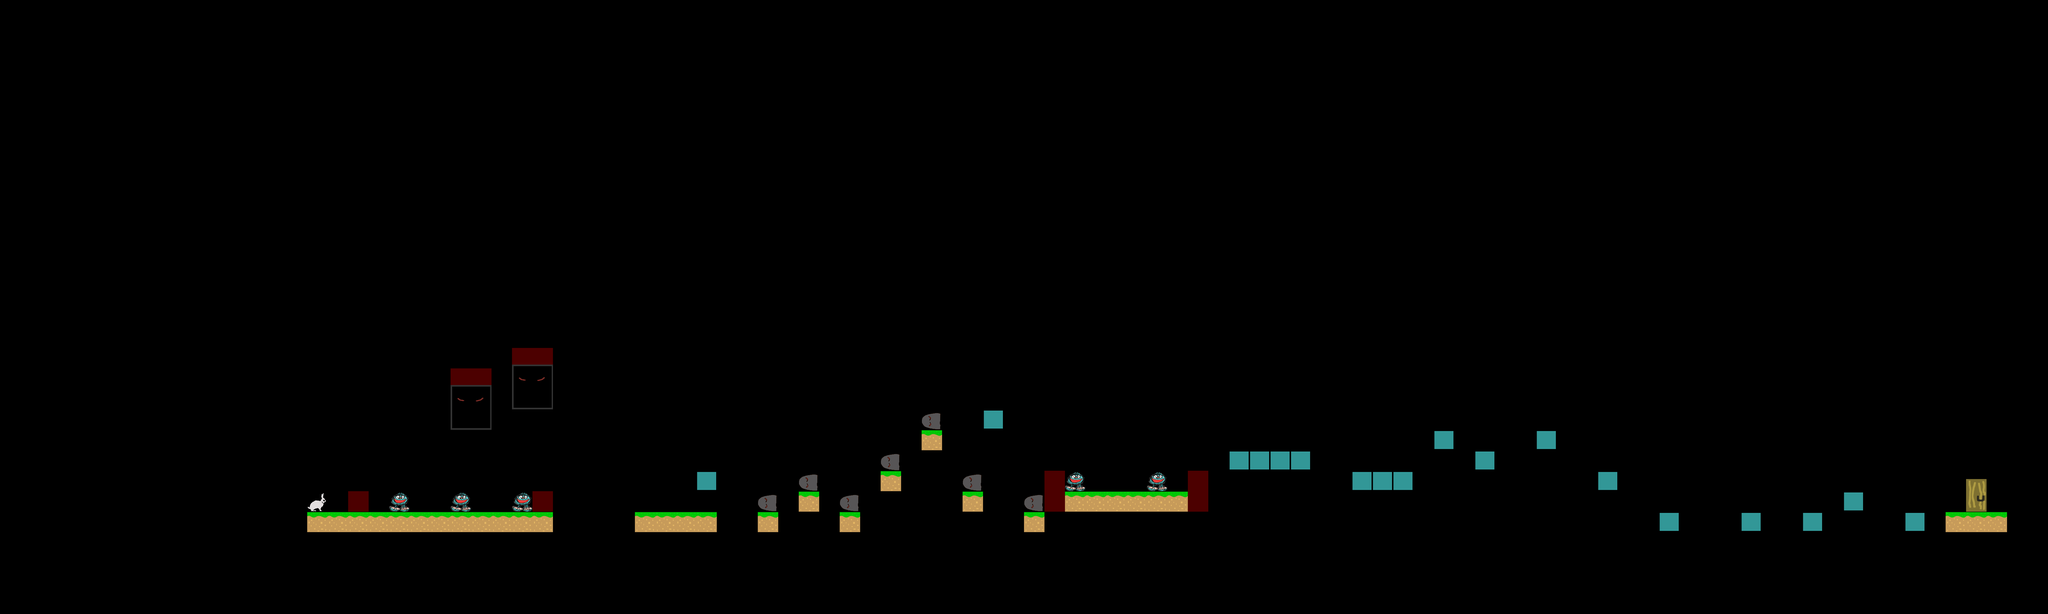

Tiled map render using the project's own tile images. Description and the map definition, with tile-layer contents summarised, below:
An orthogonal 100x30 tile map with 64x64 px tiles, 1 tile layer (layer0).

<map version="1.0" orientation="orthogonal" renderorder="right-down" width="100" height="30" tilewidth="64" tileheight="64" nextobjectid="1">
 <tileset firstgid="1" name="main" tilewidth="128" tileheight="160" tilecount="13">
  <tile id="0">
   <image width="64" height="64" source="../gfx/ground_lr.png" />
  </tile>
  <tile id="1">
   <image width="60" height="60" source="../gfx/hero_r0.png" />
  </tile>
  <tile id="2">
   <image width="64" height="64" source="../gfx/unknown.png" />
  </tile>
  <tile id="3">
   <image width="64" height="59" source="../gfx/mr_spore.png" />
  </tile>
  <tile id="4">
   <image width="64" height="64" source="../gfx/tombstone.png" />
  </tile>
  <tile id="5">
   <image width="64" height="64" source="../gfx/ground_lr2.png" />
  </tile>
  <tile id="6">
   <image width="64" height="26" source="../gfx/spikes.png" />
  </tile>
  <tile id="7">
   <image width="64" height="64" source="../gfx/doggy.png" />
  </tile>
  <tile id="8">
   <image width="128" height="140" source="../gfx/stompy.png" />
  </tile>
  <tile id="9">
   <image width="64" height="160" source="../gfx/canon_horizontal.png" />
  </tile>
  <tile id="10">
   <image width="60" height="54" source="../gfx/canon_bullet_left.png" />
  </tile>
  <tile id="11">
   <image width="64" height="102" source="../gfx/door_next_level.png" />
  </tile>
  <tile id="12">
   <image width="64" height="64" source="../gfx/block_fall_on_touch.png" />
  </tile>
 </tileset>
 <layer name="layer0" width="100" height="30">
  <data>[3000 cells, 76 non-empty, 8 distinct tile ids]</data>
 </layer>
</map>
